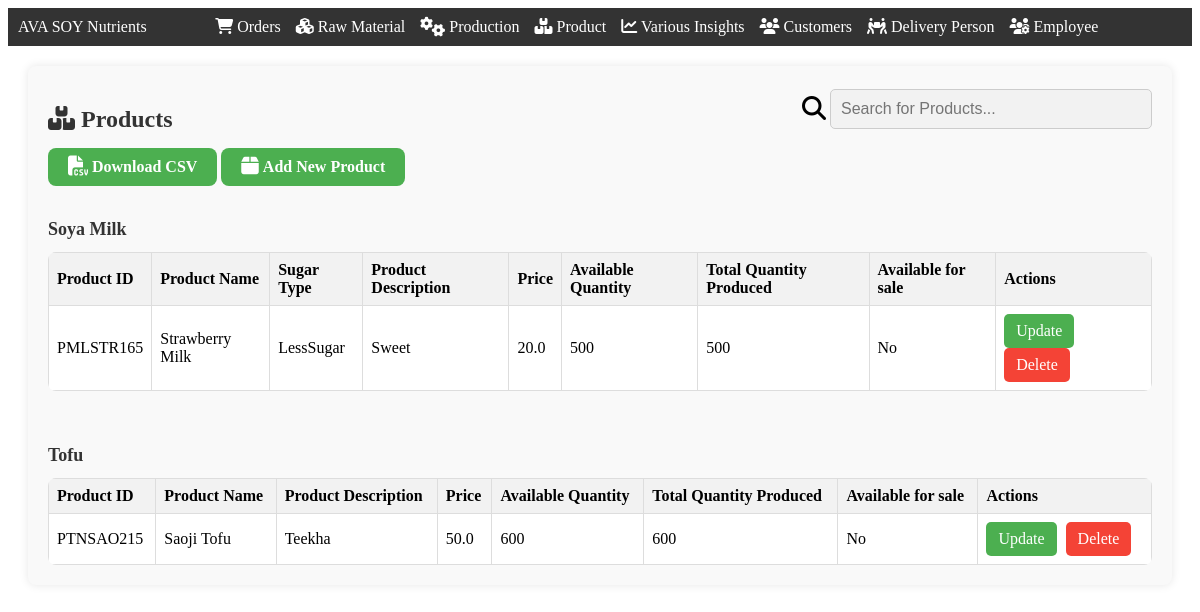
The app's page /product (signed in) with its own data.
### app.py (models this page shows)
class Product(db.Model):
    ProductID = db.Column(db.String(60), primary_key=True)
    ProductName = db.Column(db.String(255))
    Type = db.Column(db.Enum('Tofu', 'Milk'))
    SugarType = db.Column(db.String(50))
    ProductDescription = db.Column(db.String(255))
    Price = db.Column(db.Float)
    AvailableQuantity = db.Column(db.Integer)
    TotalQuantityProduced = db.Column(db.Integer)
    AvailableOrNot = db.Column(db.Boolean)

### app.py (the view)
@app.route('/product',methods=["GET","POST"])
def product():
    if session['LoggedIn']==True and (session['Designation']=="Admin" or  session['Designation']=="Production Manager"):
        product=Product.query.all()
        return render_template('product.html',products=product)

### templates/product.html (shortened to what this page needs)
<!DOCTYPE html>
<html lang="en">
<head>
    <link rel="stylesheet" href="{{ url_for('static', filename='css/navbar.css') }}">
    <link rel="stylesheet" href="https://cdnjs.cloudflare.com/ajax/libs/font-awesome/6.5.1/css/all.min.css" />
</head>
<body>
    <div class="navbar">
        <div class="navbar-left">AVA SOY Nutrients</div>
        <div class="navbar-center">
            <a href="/orders"><i class="fa-solid fa-cart-shopping"></i> Orders</a>
            <a href="/inventory"><i class="fa-solid fa-cubes"></i> Raw Material</a>
            <a href="/production"><i class="fa-solid fa-gears fa-lg"></i> Production</a>
            <a href="/product"><i class="fa-solid fa-boxes-stacked"></i> Product</a>
            <a href="/variousinsights"><i class="fa-solid fa-chart-line"></i> Various Insights</a>
            <a href="/customers"><i class="fa-solid fa-users"></i> Customers</a>
            <a href="/delivery_person"><i class="fa-solid fa-people-carry-box"></i> Delivery Person</a>
            <a href="/employee"><i class="fa-solid fa-users-gear"></i> Employee</a>
        </div>
    </div>
    <div class="container">
        <div class="row" style="display: flex; justify-content: space-between; align-items: center;">
            <h2><i class="fa-solid fa-boxes-stacked"></i> Products</h2>
            <div class="search-container">
                <i class="fa-solid fa-magnifying-glass fa-xl"></i>
                <input type="text" id="searchInput" onkeyup="searchFunction()" placeholder="Search for Products...">
            </div>
        </div>
        <a href="/download_products_csv" class="add-product-btn"><i class="fa-solid fa-file-csv fa-lg"></i><b> Download CSV</b></a>
        <a href="/open_add_product" class="add-product-btn"><i class="fa-solid fa-box fa-lg"></i> <b>  Add New Product</b></a>
        {% if products|length == 0  %}
            <div class="alert" role="alert">
                <i class="fa-solid fa-face-sad-tear fa-lg"></i>
                <b>No products found. Please add your first product!</b>
            </div>
        {% else %}
        <h3>Soya Milk</h3>
            <table>
                <thead>
                    <tr>
                        <th>Product ID</th>
                        <th>Product Name</th>
                        <th>Sugar Type</th>
                        <th>Product Description</th>
                        <th>Price</th>
                        <th>Available Quantity</th>
                        <th>Total Quantity Produced</th>
                        <th>Available for sale</th>
                        <th>Actions</th>
                    </tr>
                </thead>
                <tbody>
                    {% for product in products %}
                        {% if product.Type=="Milk" %}
                        <tr>
                            <td>{{ product.ProductID }}</td>
                            <td>{{ product.ProductName }}</td>
                            <td> {{product.SugarType}}</td>
                            <td>{{ product.ProductDescription }}</td>
                            <td>{{ product.Price }}</td>
                            <td>{{ product.AvailableQuantity }}</td>
                            <td>{{ product.TotalQuantityProduced }}</td>
                            <td>{{ "Yes" if product.AvailableOrNot else "No" }}</td>
                            <td class="action-cell">
                                <a href="/open_update_product/{{ product.ProductID }}" class="action-btn btn-success">Update</a>
                                <a href="#" onclick="confirmDelete('{{ product.ProductID }}');" class="action-btn btn-danger">Delete</a>
                            </td>
                        </tr>
                        {% endif %}
                    {% endfor %}
                </tbody>
            </table>
            <br><br>
            <h3>Tofu</h3>
            <table>
                <thead>
                    <tr>
                        <th>Product ID</th>
                        <th>Product Name</th>
                        <th>Product Description</th>
                        <th>Price</th>
                        <th>Available Quantity</th>
                        <th>Total Quantity Produced</th>
                        <th>Available for sale</th>
                        <th>Actions</th>
                    </tr>
                </thead>
                <tbody>
                    {% for product in products %}
                        {% if product.Type=="Tofu" %}
                        <tr>
                            <td>{{ product.ProductID }}</td>
                            <td>{{ product.ProductName }} {{product.SugarType}}</td>
                            <td>{{ product.ProductDescription }}</td>
                            <td>{{ product.Price }}</td>
                            <td>{{ product.AvailableQuantity }}</td>
                            <td>{{ product.TotalQuantityProduced }}</td>
                            <td>{{ "Yes" if product.AvailableOrNot else "No" }}</td>
                            <td class="action-cell">
                                <a href="/open_update_product/{{ product.ProductID }}" class="action-btn btn-success">Update</a>
                                <a href="#" onclick="confirmDelete('{{ product.ProductID }}');" class="action-btn btn-danger">Delete</a>
                            </td>
                        </tr>
                        {% endif %}
                    {% endfor %}
                </tbody>
            </table>
        {% endif %}
    </div>
</body>
</html>

### static/css/navbar.css (style rules this page uses)
.navbar { background-color: #333; color: white; display: flex; justify-content: space-between; align-items: center; padding: 10px; }
.navbar-center { flex: 1; display: flex; justify-content: center; }
.navbar-center a { color: white; text-decoration: none; margin-right: 15px; }
.search-container { margin-bottom: 15px; }
.search-container input[type=text] { width: 300px; padding: 10px; border: 1px solid #ccc; border-radius: 5px; font-size: 16px; background-color: #f2f2f2; }

### templates/product.html (style rules this page uses)
.container { margin: 20px; padding: 20px; border-radius: 8px; background-color: #f9f9f9; box-shadow: 0 0 10px rgba(0, 0, 0, 0.1); }
h2 { font-size: 24px; margin-bottom: 15px; color: #333; }
h3 { font-size: 18px; margin-bottom: 12px; color: #333; }
table { width: 100%; border-collapse: collapse; background-color: #fff; border-radius: 8px; overflow: hidden; }
table th, table td { border: 1px solid #ddd; padding: 8px; text-align: left; }
thead { background-color: #f2f2f2; }
.add-product-btn { background-color: #4CAF50; border: none; color: white; padding: 10px 20px; text-align: center; text-decoration: none; font-size: 16px; margin-bottom: 15px; cursor: pointer; border-radius: 8px; display: inline-block; transition: background-color 0.3s ease; }
.action-btn { display: inline-block; padding: 8px 12px; margin-right: 5px; border-radius: 5px; text-decoration: none; transition: background-color 0.3s ease; }
.btn-success { background-color: #4CAF50; color: white; }
.btn-danger { background-color: #f44336; color: white; }

### records on screen
Product: ProductID "PMLSTR165", ProductName "Strawberry Milk", SugarType "LessSugar", ProductDescription "Sweet", Price "20.0", AvailableQuantity "500", TotalQuantityProduced "500", AvailableOrNot "No"
Product: ProductID "PTNSAO215", ProductName "Saoji Tofu", ProductDescription "Teekha", Price "50.0", AvailableQuantity "600", TotalQuantityProduced "600", AvailableOrNot "No"
